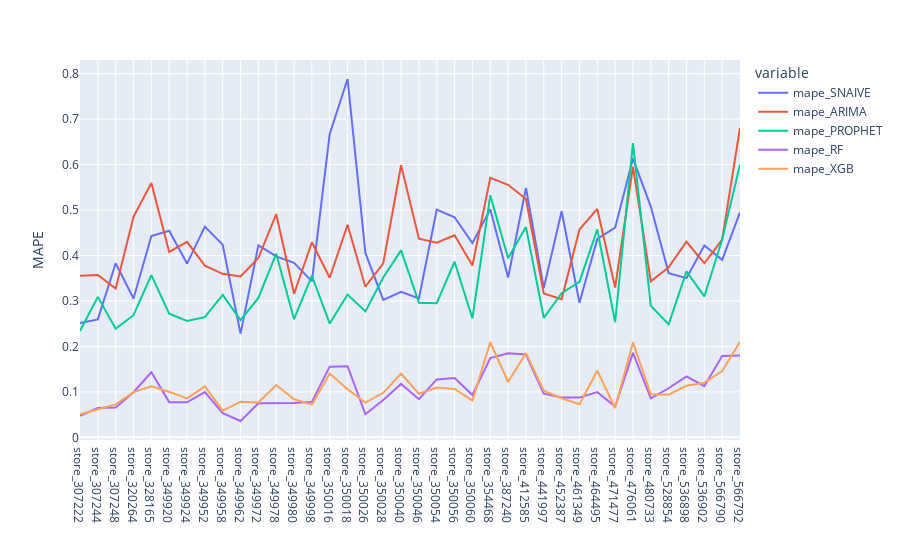

Source (notebook cell):
### Code cell
fig = score_ALL_7.filter(like='mape', axis=1).plot()
fig.update_xaxes(title_text='')
fig.update_yaxes(title_text='MAPE')

### Figure 1 — Plotly figure (JSON) as saved in the notebook; plotly's stock layout.template omitted (floating-point values rounded to 4 significant figures)
{"data": [{"hovertemplate": "variable=mape_SNAIVE<br>store=%{x}<br>value=%{y}<extra></extra>", "legendgroup": "mape_SNAIVE", "line": {"color": "#636efa", "dash": "solid"}, "marker": {"symbol": "circle"}, "mode": "lines", "name": "mape_SNAIVE", "orientation": "v", "showlegend": true, "type": "scatter", "x": ["store_307222", "store_307244", "store_307248", "store_320264", "store_328165", "store_349920", "store_349924", "store_349952", "store_349958", "store_349962", "store_349972", "store_349978", "store_349980", "store_349998", "store_350016", "store_350018", "store_350026", "store_350028", "store_350040", "store_350046", "store_350054", "store_350056", "store_350060", "store_354468", "store_387240", "store_412585", "store_441997", "store_452387", "store_461349", "store_464495", "store_471477", "store_476061", "store_480733", "store_528854", "store_536898", "store_536902", "store_566790", "store_566792"], "xaxis": "x", "y": [0.2515, 0.2595, 0.383, 0.3055, 0.443, 0.4545, 0.3822, 0.4635, 0.4237, 0.2282, 0.4225, 0.398, 0.3838, 0.343, 0.6675, 0.7882, 0.4057, 0.3022, 0.32, 0.3057, 0.501, 0.4843, 0.4275, 0.5015, 0.3515, 0.5485, 0.3287, 0.4972, 0.296, 0.4365, 0.4613, 0.6133, 0.5077, 0.3613, 0.3503, 0.422, 0.3905, 0.4948], "yaxis": "y"}, {"hovertemplate": "variable=mape_ARIMA<br>store=%{x}<br>value=%{y}<extra></extra>", "legendgroup": "mape_ARIMA", "line": {"color": "#EF553B", "dash": "solid"}, "marker": {"symbol": "circle"}, "mode": "lines", "name": "mape_ARIMA", "orientation": "v", "showlegend": true, "type": "scatter", "x": ["store_307222", "store_307244", "store_307248", "store_320264", "store_328165", "store_349920", "store_349924", "store_349952", "store_349958", "store_349962", "store_349972", "store_349978", "store_349980", "store_349998", "store_350016", "store_350018", "store_350026", "store_350028", "store_350040", "store_350046", "store_350054", "store_350056", "store_350060", "store_354468", "store_387240", "store_412585", "store_441997", "store_452387", "store_461349", "store_464495", "store_471477", "store_476061", "store_480733", "store_528854", "store_536898", "store_536902", "store_566790", "store_566792"], "xaxis": "x", "y": [0.3555, 0.357, 0.3272, 0.4853, 0.5595, 0.4078, 0.43, 0.3777, 0.3598, 0.3538, 0.3945, 0.4912, 0.3158, 0.4293, 0.351, 0.4677, 0.3315, 0.3828, 0.5985, 0.437, 0.4283, 0.4445, 0.378, 0.5707, 0.5555, 0.5242, 0.3167, 0.304, 0.4572, 0.5025, 0.3295, 0.5955, 0.3433, 0.374, 0.4303, 0.383, 0.4347, 0.6807], "yaxis": "y"}, {"hovertemplate": "variable=mape_PROPHET<br>store=%{x}<br>value=%{y}<extra></extra>", "legendgroup": "mape_PROPHET", "line": {"color": "#00cc96", "dash": "solid"}, "marker": {"symbol": "circle"}, "mode": "lines", "name": "mape_PROPHET", "orientation": "v", "showlegend": true, "type": "scatter", "x": ["store_307222", "store_307244", "store_307248", "store_320264", "store_328165", "store_349920", "store_349924", "store_349952", "store_349958", "store_349962", "store_349972", "store_349978", "store_349980", "store_349998", "store_350016", "store_350018", "store_350026", "store_350028", "store_350040", "store_350046", "store_350054", "store_350056", "store_350060", "store_354468", "store_387240", "store_412585", "store_441997", "store_452387", "store_461349", "store_464495", "store_471477", "store_476061", "store_480733", "store_528854", "store_536898", "store_536902", "store_566790", "store_566792"], "xaxis": "x", "y": [0.234, 0.309, 0.239, 0.2687, 0.357, 0.272, 0.2563, 0.2645, 0.3135, 0.258, 0.3068, 0.404, 0.26, 0.3555, 0.2502, 0.3142, 0.277, 0.3518, 0.4113, 0.296, 0.295, 0.3862, 0.2615, 0.5323, 0.3938, 0.4625, 0.263, 0.317, 0.3423, 0.4575, 0.2533, 0.647, 0.2895, 0.2485, 0.365, 0.31, 0.4353, 0.6], "yaxis": "y"}, {"hovertemplate": "variable=mape_RF<br>store=%{x}<br>value=%{y}<extra></extra>", "legendgroup": "mape_RF", "line": {"color": "#ab63fa", "dash": "solid"}, "marker": {"symbol": "circle"}, "mode": "lines", "name": "mape_RF", "orientation": "v", "showlegend": true, "type": "scatter", "x": ["store_307222", "store_307244", "store_307248", "store_320264", "store_328165", "store_349920", "store_349924", "store_349952", "store_349958", "store_349962", "store_349972", "store_349978", "store_349980", "store_349998", "store_350016", "store_350018", "store_350026", "store_350028", "store_350040", "store_350046", "store_350054", "store_350056", "store_350060", "store_354468", "store_387240", "store_412585", "store_441997", "store_452387", "store_461349", "store_464495", "store_471477", "store_476061", "store_480733", "store_528854", "store_536898", "store_536902", "store_566790", "store_566792"], "xaxis": "x", "y": [0.0475, 0.0645, 0.0655, 0.09925, 0.1433, 0.0775, 0.07725, 0.09975, 0.05325, 0.036, 0.075, 0.07525, 0.0755, 0.078, 0.1555, 0.1565, 0.051, 0.082, 0.1175, 0.084, 0.1275, 0.1305, 0.09325, 0.1743, 0.1847, 0.1823, 0.096, 0.08775, 0.0875, 0.0995, 0.068, 0.1857, 0.086, 0.108, 0.134, 0.1125, 0.179, 0.18], "yaxis": "y"}, {"hovertemplate": "variable=mape_XGB<br>store=%{x}<br>value=%{y}<extra></extra>", "legendgroup": "mape_XGB", "line": {"color": "#FFA15A", "dash": "solid"}, "marker": {"symbol": "circle"}, "mode": "lines", "name": "mape_XGB", "orientation": "v", "showlegend": true, "type": "scatter", "x": ["store_307222", "store_307244", "store_307248", "store_320264", "store_328165", "store_349920", "store_349924", "store_349952", "store_349958", "store_349962", "store_349972", "store_349978", "store_349980", "store_349998", "store_350016", "store_350018", "store_350026", "store_350028", "store_350040", "store_350046", "store_350054", "store_350056", "store_350060", "store_354468", "store_387240", "store_412585", "store_441997", "store_452387", "store_461349", "store_464495", "store_471477", "store_476061", "store_480733", "store_528854", "store_536898", "store_536902", "store_566790", "store_566792"], "xaxis": "x", "y": [0.051, 0.0625, 0.0725, 0.0995, 0.1125, 0.1003, 0.08575, 0.112, 0.05875, 0.0785, 0.07675, 0.1152, 0.08375, 0.072, 0.1402, 0.106, 0.0765, 0.098, 0.1405, 0.096, 0.1098, 0.1065, 0.08075, 0.2092, 0.1217, 0.1853, 0.1028, 0.086, 0.07275, 0.1465, 0.0645, 0.209, 0.09475, 0.094, 0.1137, 0.12, 0.146, 0.21], "yaxis": "y"}], "layout": {"legend": {"title": {"text": "variable"}, "tracegroupgap": 0}, "margin": {"t": 60}, "xaxis": {"anchor": "y", "domain": [0, 1], "title": {"text": ""}}, "yaxis": {"anchor": "x", "domain": [0, 1], "title": {"text": "MAPE"}}}}
